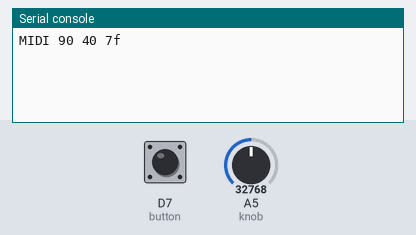
Bench run of a program on a simulated CircuitPython board. Parts: the last lines printed to the serial console. The inputs (shaded band) are chosen by the test bench; at power-on: A5 (knob) = 32768, D7 (button) HIGH (analog values on the 0–65535 scale). MIDI messages are not drawn.

Above: at 1.2 s.
1.3 s: A5 (knob) set to 45874
At 2.4 s:
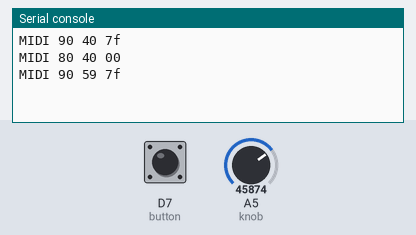
2.8 s: A5 (knob) set to 32767
At 3.5 s:
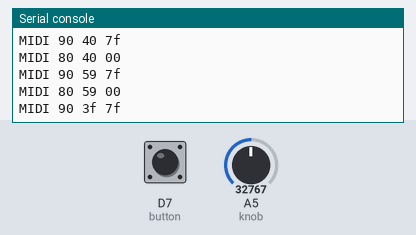
4.3 s: D7 (button) pulled LOW for 0.15 s
At 4.43 s:
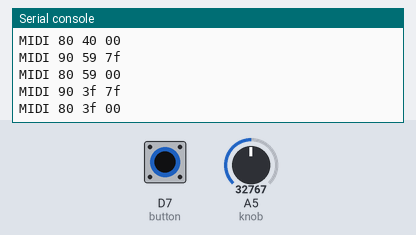

Measured:
- after the input at 1.3 s, the serial console: prints a new line at once (image 1)
- after the input at 2.8 s, the serial console: prints a new line at once (image 2)
- after the input at 4.3 s, the serial console: prints a new line at once (image 3)

The program:

main.py
```python
import usb_midi
import digitalio
import analogio
import board

midi_out = usb_midi.ports[1]

knob = analogio.AnalogIn(board.A5)

button = digitalio.DigitalInOut(board.D7)
button.switch_to_input()

while True:
    # Just busy wait until the button gets pressed
    while not button.value: pass

    # Scale the 0..65535 range of the input to the 0..127 range
    # of MIDI notes (not very nicely)
    note = knob.value // 512

    # Play the note
    midi_out.write(bytes((0x90, note, 0x7F)))

    # Wait until the button gets released or the knob gets moved
    while button.value and (knob.value // 512 == note): pass

    # Cancel the old note, go back around and wait for next note.
    midi_out.write(bytes((0x80, note, 0x00)))
```
